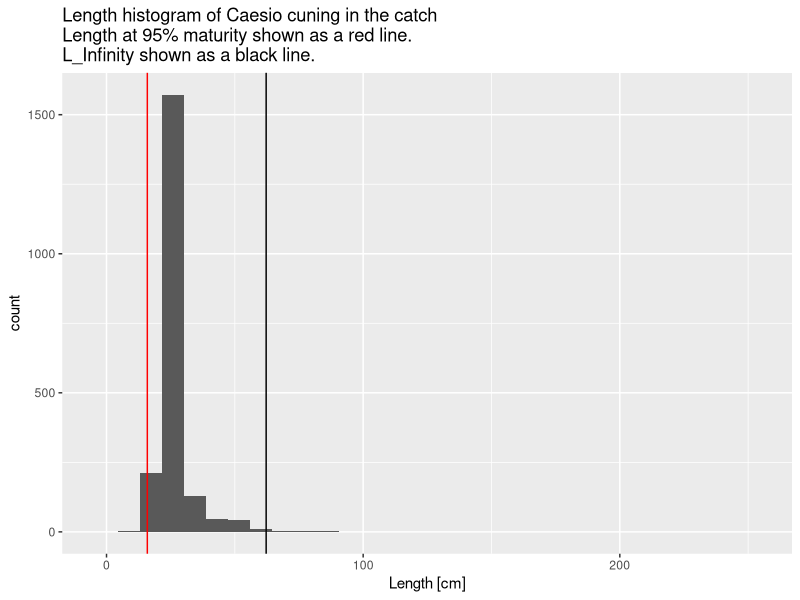
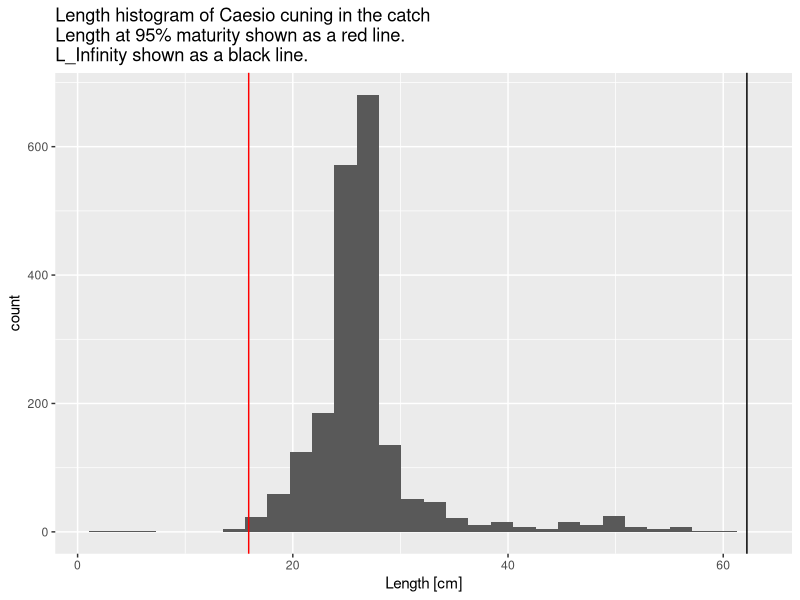
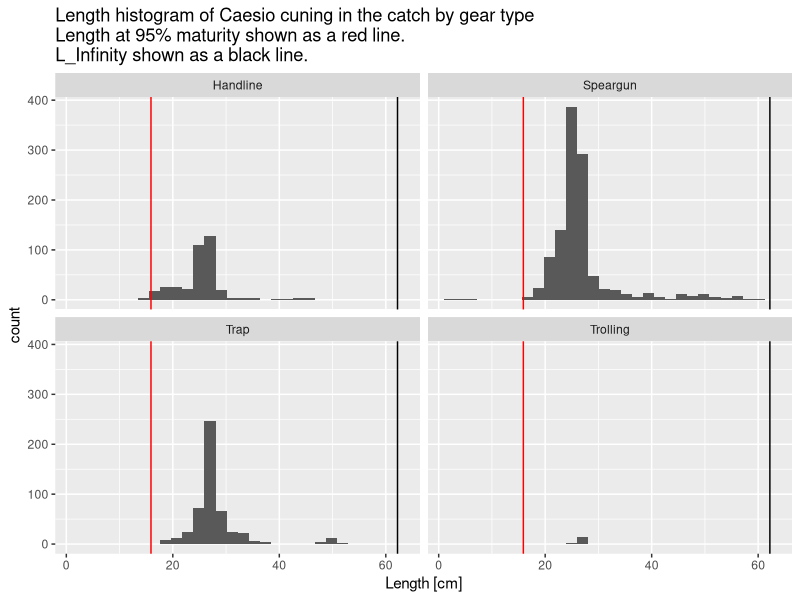
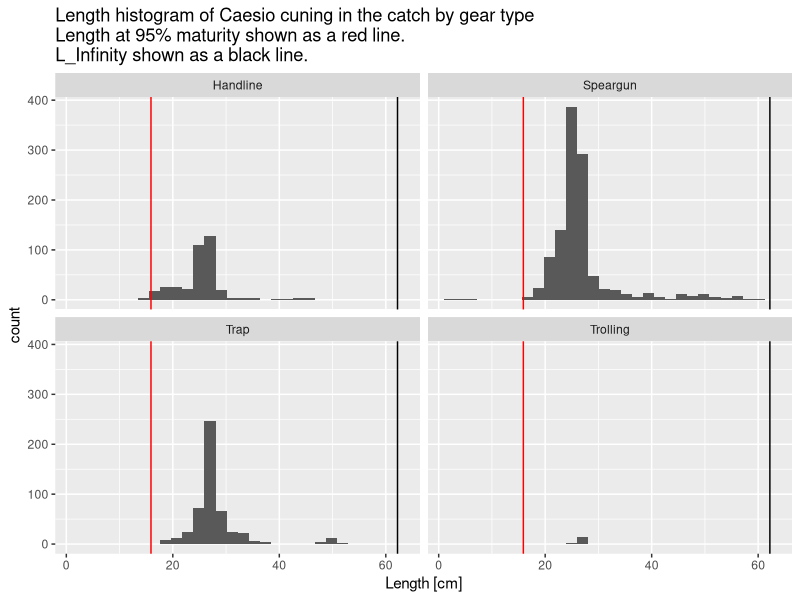
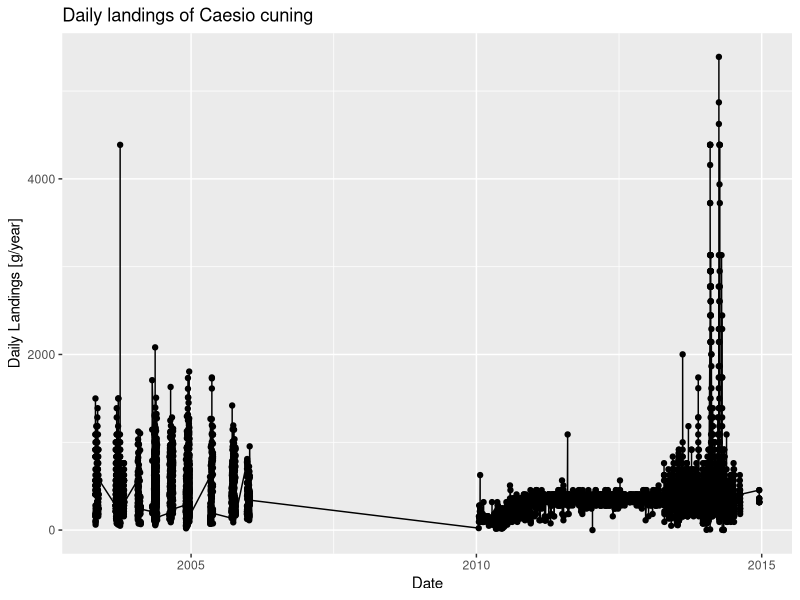
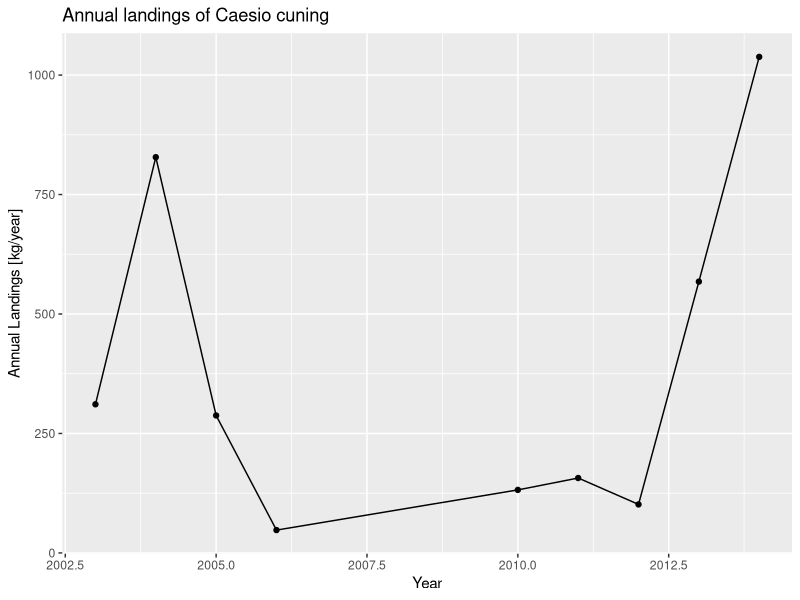
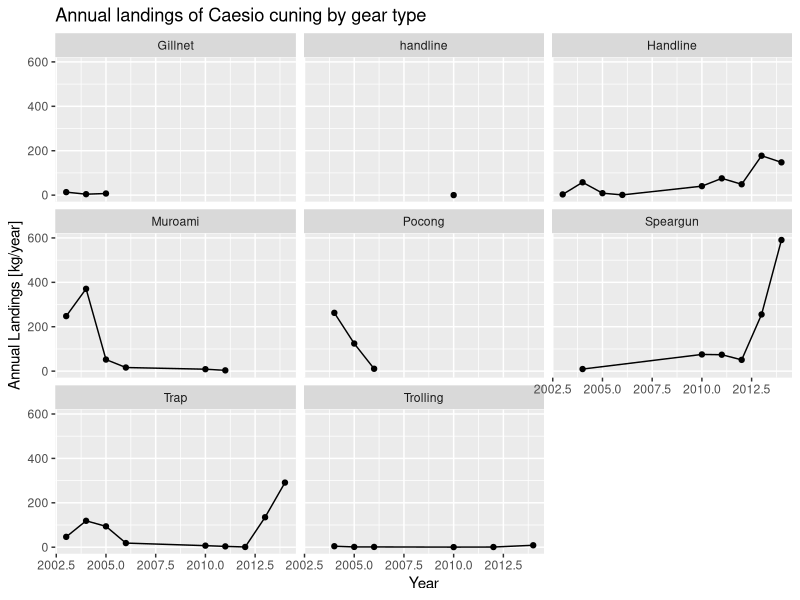
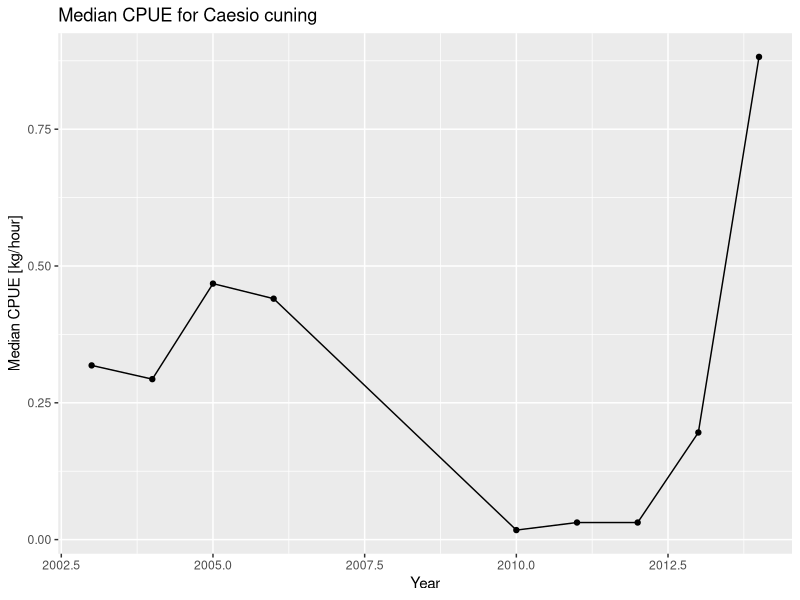

Write R code to recreate these figures, in order.
## ---- chunk 1
library(tidyverse) 

library(lubridate) 
## ---- chunk 2
landings_data <- read_csv("data/sample_landings_data.csv")

life_history_parameters <- read_csv("data/life_history_parameters.csv")
## ---- chunk 3
landings_data %>% ## Start with the landings data frame
  filter(Year == 2014) %>% ## Only look at length measurements from 2014
  ggplot(aes(Length_cm)) + ## Plot length data
  geom_histogram() + ## Plot a histogram of the length data
  geom_vline(aes(xintercept=life_history_parameters$L_inf),color="black") + ## Add a black vertical line for L infinity, the length of a theoretically infinitely old fish. No measured fish should be greater than this length. Use the life_history_parameter data frame to get this value.
  geom_vline(aes(xintercept=life_history_parameters$m95),color="red") + ## Add a red vertical line for m95, the length at which 95% of fish are mature. Any fish below this length may be immature. Use the life_history_parameter data frame to get this value.
  xlab("Length [cm]") + ## Change x-label
  ggtitle("Length histogram of Caesio cuning in the catch\nLength at 95% maturity shown as a red line.\nL_Infinity shown as a black line.") ## Add figure title
## ---- chunk 4

landings_data <- landings_data %>%
  filter(Length_cm < life_history_parameters$L_inf) ## Re-write landings data frame to only include measurements with lengths less than L infinity

landings_data %>% ## Start with the landings data frame
  filter(Year == 2014) %>% ## Only look at length measurements from 2014
  filter(Length_cm < life_history_parameters$L_inf) %>% ## Filter out any observations greater than L_infinity. These are likely errors.
  ggplot(aes(Length_cm)) + ## Plot annual landings versus year
  geom_histogram() + ## Plot a histogram of the length data
  geom_vline(aes(xintercept=life_history_parameters$L_inf)) + ## Add a black line for L infinity, the length of a theoretically infinitely old fish. No measured fish should be greater than this length. Use the life_history_parameter data frame to get this value.
  geom_vline(aes(xintercept=life_history_parameters$m95),color="red") + ## Add a red line form95, the length at which 95% of fish are mature. Any fish below this length may be immature. Use the life_history_parameter data frame to get this value. +
  xlab("Length [cm]") + ## Change x-label
  ggtitle("Length histogram of Caesio cuning in the catch\nLength at 95% maturity shown as a red line.\nL_Infinity shown as a black line.") ## Add figure title
## ---- chunk 5

landings_data %>% ## Start with the landings data frame
  filter(Year == 2014) %>% ## Only look at length measurements from 2014
  filter(Length_cm < life_history_parameters$L_inf) %>% ## Filter out any observations greater than L_infinity. These are likely errors.
  ggplot(aes(Length_cm)) + ## Plot annual landings versus year
  geom_histogram() + ## Plot a histogram of the length data
  geom_vline(aes(xintercept=life_history_parameters$L_inf)) + ## Add a black line for L infinity, the length of a theoretically infinitely old fish. No measured fish should be greater than this length. Use the life_history_parameter data frame to get this value.
  geom_vline(aes(xintercept=life_history_parameters$m95),color="red") + ## Add a red line form95, the length at which 95% of fish are mature. Any fish below this length may be immature. Use the life_history_parameter data frame to get this value. +
  xlab("Length [cm]") + ## Change x-label
  ggtitle("Length histogram of Caesio cuning in the catch by gear type\nLength at 95% maturity shown as a red line.\nL_Infinity shown as a black line.") + ## Add figure title
  facet_wrap(~Gear) ## This tells the figure to plot by all different gear types
## ---- chunk 6

landings_data %>% ## Start with the landings data frame
  filter(Year == 2014) %>% ## Only look at length measurements from 2014
  filter(Length_cm < life_history_parameters$L_inf) %>% ## Filter out any observations greater than L_infinity. These are likely errors.
  ggplot(aes(Length_cm)) + ## Plot annual landings versus year
  geom_histogram() + ## Plot a histogram of the length data
  geom_vline(aes(xintercept=life_history_parameters$L_inf)) + ## Add a black line for L infinity, the length of a theoretically infinitely old fish. No measured fish should be greater than this length. Use the life_history_parameter data frame to get this value.
  geom_vline(aes(xintercept=life_history_parameters$m95),color="red") + ## Add a red line form95, the length at which 95% of fish are mature. Any fish below this length may be immature. Use the life_history_parameter data frame to get this value. +
  xlab("Length [cm]") + ## Change x-label
  ggtitle("Length histogram of Caesio cuning in the catch by gear type\nLength at 95% maturity shown as a red line.\nL_Infinity shown as a black line.") + ## Add figure title
  facet_wrap(~Gear) ## This tells the figure to plot by all different gear types
## ---- chunk 7
landings_data %>% ## Start with the landings data frame
  #filter(Year == 2014) %>% ## Only look at length measurements from 2014
  mutate(Mature = ifelse(Length_cm > life_history_parameters$m95,1,0)) %>% ## Add a column to the data that indicates whether each length measurement is from a mature or immature fish. If it's mature, this value should be 1; if immature, 0.
  group_by(Year) %>% ## Group by year so we can see the percent mature for every year
  summarize(Percent_Mature = sum(Mature) / n() * 100) ## The percentage mature is equal to the  number of mature fish divided by the total number of fish and multiplied by 100
## ---- chunk 8
landings_data %>% ## Start with the landings data frame
  mutate(Date = mdy(Date)) %>% ## Turn the date column into a date variable that R recognizes
  ggplot(aes(x=Date,y=Weight_g)) + ## Plot annual landings versus year
  geom_point() + ## Make a scatter plot
  geom_line() + ## Also add a line connecting the points
  ylab("Daily Landings [g/year]") + ## Change the y-axis title
  ggtitle("Daily landings of Caesio cuning")
## ---- chunk 9
landings_data %>% ## Start with the landings data frame
  mutate(Date = mdy(Date)) %>% ## Turn the date column into a date variable that R recognizes
  mutate(Year = year(Date)) %>% ## Create a year column using a year format R recognizes
  group_by(Year) %>% ## First, group the data by year
  summarize(Annual_Landings_kg = sum(Weight_g,na.rm=TRUE)/1000) %>% # Next, summarize the total annual landings per year. Also convert from grams to kilograms by dividing by 1000.
  ggplot(aes(x=Year,y=Annual_Landings_kg)) + ## Plot annual landings versus year
  geom_point() + ## Make a scatter plot
  geom_line() + ## Also add a line connecting the points
  ylab("Annual Landings [kg/year]") + ## Change the y-axis title
  ggtitle("Annual landings of Caesio cuning") ## Add figure title
## ---- chunk 10
landings_data %>% ## Start with the landings data frame
  mutate(Date = mdy(Date)) %>% ## Turn the date column into a date variable that R recognizes
  mutate(Year = year(Date)) %>% ## Create a year column using a year format R recognizes
  group_by(Year,Gear) %>% ## First, group the data by year and gear type
  summarize(Annual_Landings_kg = sum(Weight_g,na.rm=TRUE)/1000) %>% # Next, summarize the total annual landings per year. Also convert from grams to kilograms by dividing by 1000.
  ggplot(aes(x=Year,y=Annual_Landings_kg)) + ## Plot annual landings versus year
  geom_point() + ## Make a scatter plot
  geom_line() + ## Also add a line connecting the points
  ylab("Annual Landings [kg/year]") + ## Change the y-axis title
  ggtitle("Annual landings of Caesio cuning by gear type")  + ## Add figure title
  facet_wrap(~Gear) ## This tells the figure to plot by all different gear types
## ---- chunk 11
landings_data %>% ## Start with the landings data frame
  mutate(Date = mdy(Date)) %>% ## Turn the date column into a date variable that R recognizes
  mutate(Year = year(Date)) %>% ## Create a year column using a year format R recognizes
  group_by(Year,Trip_ID) %>% ## First, group by year and Trip ID
  summarize(Trip_CPUE = sum(Weight_g/1000) / mean(Effort_Hours)) %>% ## Calculate the CPUE for each trip by dividing the sum of the catch, converted from grams to kilograms, by the trip by the number of fishing hours
  group_by(Year) %>% ## Next, just group by year so we can calculate median CPUE for each year
  summarize(Median_CPUE = median(Trip_CPUE)) %>% # Next, summarize the total annual landings per year. Convert from grams to kilograms
  ggplot(aes(x=Year,y=Median_CPUE)) + ## Plot annual landings versus year
  geom_point() + ## Make a scatter plot
  geom_line() + ## Also add a line connecting the points
  ylab("Median CPUE [kg/hour]") + ## Change the y-axis title
  ggtitle("Median CPUE for Caesio cuning") ## Add figure title
